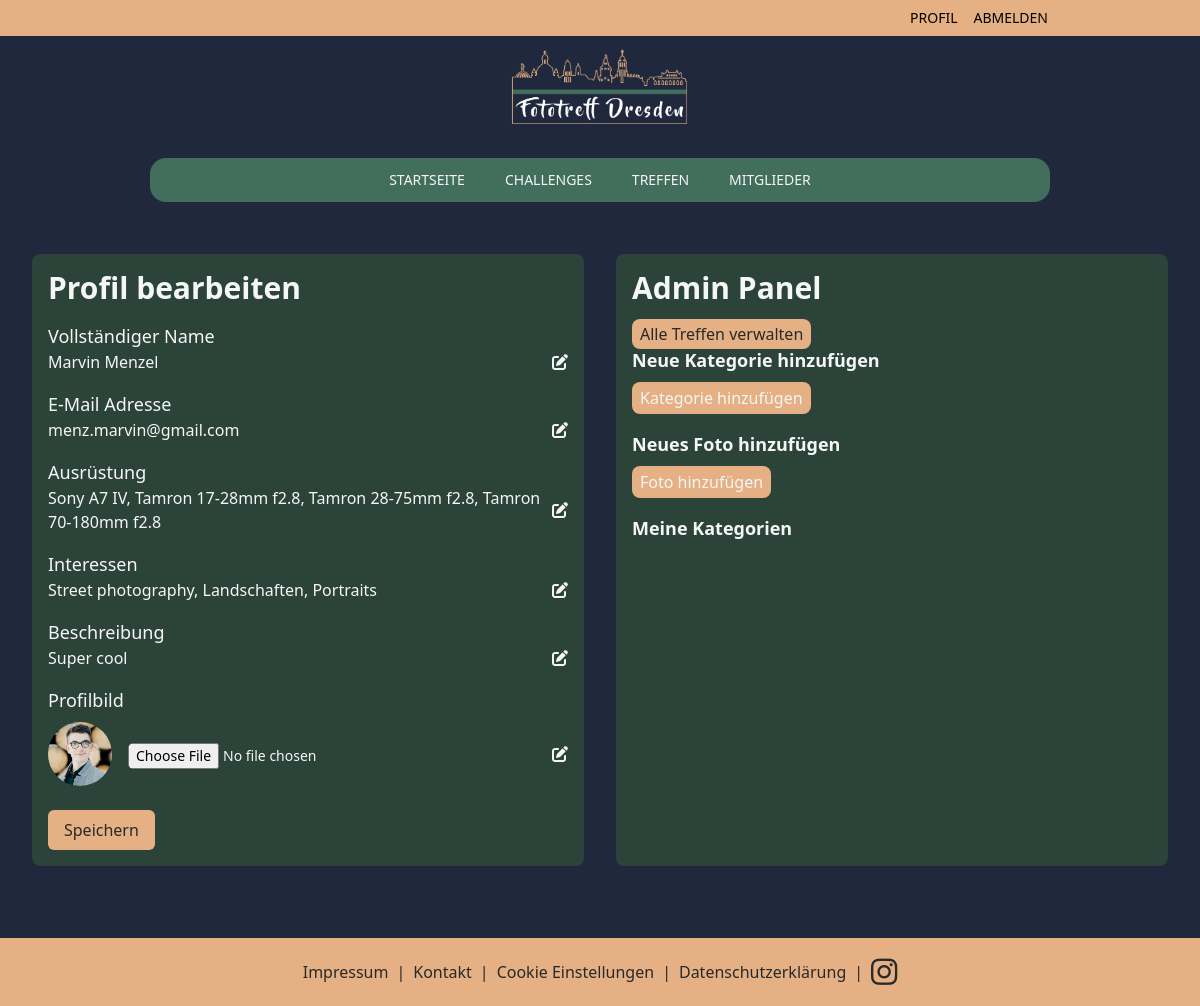
Page /profile/ (signed in) on the earlier database version.
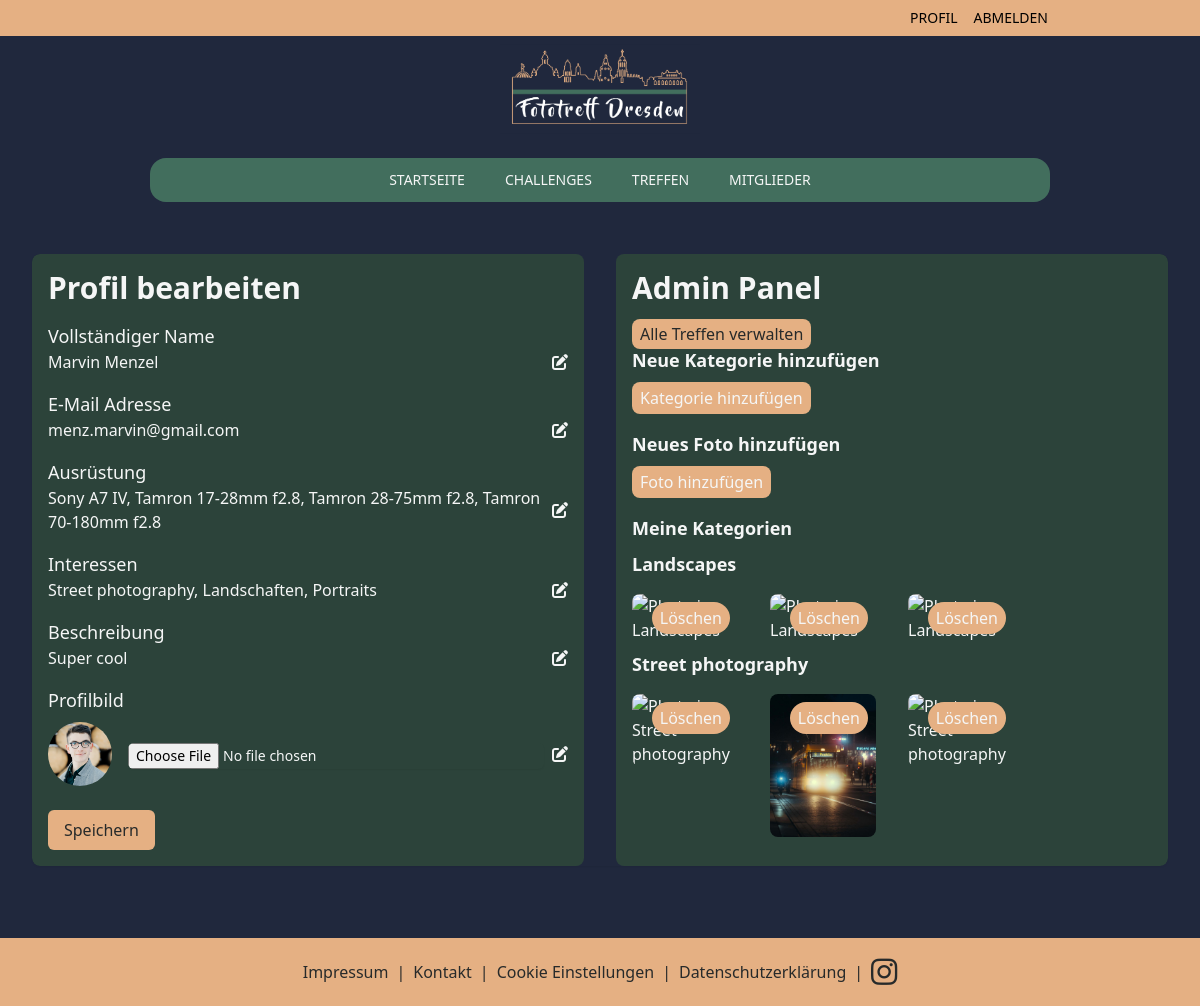
Same page on the later database version.
### members/models.py (models this page shows, shortened)
class CustomUser(AbstractUser):
    email = models.EmailField(unique=True)
    full_name = models.CharField(max_length=100)
    equipment = models.TextField()
    interests = models.TextField()
    description = models.TextField()
    picture = models.ImageField(upload_to='profiles/', blank=True, null=True)

class PhotoCategory(models.Model):
    user = models.ForeignKey(CustomUser, related_name='categories', on_delete=models.CASCADE)
    name = models.CharField(max_length=100)

class UserPhoto(models.Model):
    user = models.ForeignKey(CustomUser, related_name='photos', on_delete=models.CASCADE)
    category = models.ForeignKey(PhotoCategory, related_name='photos', on_delete=models.CASCADE)
    image = models.ImageField(upload_to='user_photos/')
    description = models.TextField(blank=True, null=True)

### members/views.py (the view)
# urls.py: path('profile/', profile_edit, name='profile_edit'),
@login_required
def profile_edit(request):
    user = request.user  # Get the authenticated user
    if request.method == 'POST':
        form = ProfileForm(request.POST, request.FILES, instance=user)
        if form.is_valid():
            form.save()
            return redirect('members:profile_edit')
    else:
        form = ProfileForm(instance=user)
    return render(request, 'members/profile_edit.html', {'form': form, 'user': user})

### members/forms.py
class ProfileForm(forms.ModelForm):
    class Meta:
        model = CustomUser
        fields = ['full_name', 'equipment', 'interests', 'description', 'picture']

### members/templates/members/profile_edit.html (shortened to what this page needs)
{% extends 'main/base.html' %}
{% load static %}
{% block content %}
<div class="mt-12 mb-8 rounded-lg max-w-4xl mx-auto py-6 sm:px-6 lg:px-8">
    <div class="overflow-hidden shadow-sm sm:rounded-lg">
        <div class="grid grid-cols-1 lg:grid-cols-2 gap-8">
            <div class="bg-fgreen-800 rounded-lg p-4">
                <h1 class="text-3xl font-bold mb-4">Profil bearbeiten</h1>
                <form method="post" enctype="multipart/form-data">
                    <div class="mb-4">
                        <label for="id_full_name" class="block text-lg font-medium text-gray-50">Vollständiger Name</label>
                        <div class="flex items-center">
                            <div class="flex-grow">
                                <p class="text-white">{{ user.full_name }}</p>
                            </div>
                            <a href="#" class="ml-2 text-gray-400 hover:text-gray-600 edit-icon"><i class="fas fa-edit"></i></a>
                        </div>
                    </div>
                    <div class="mb-4">
                        <label for="id_email" class="block text-lg font-medium text-gray-50">E-Mail Adresse</label>
                        <div class="flex items-center">
                            <div class="flex-grow">
                                <p class="text-white">{{ user.email }}</p>
                            </div>
                            <a href="#" class="ml-2 text-gray-400 hover:text-gray-600 edit-icon"><i class="fas fa-edit"></i></a>
                        </div>
                    </div>
                    <div class="mb-4">
                        <label for="id_equipment" class="block text-lg font-medium text-gray-50">Ausrüstung</label>
                        <div class="flex items-center">
                            <div class="flex-grow">
                                <p class="text-white">{{ user.equipment }}</p>
                            </div>
                            <a href="#" class="ml-2 text-gray-400 hover:text-gray-600 edit-icon"><i class="fas fa-edit"></i></a>
                        </div>
                    </div>
                    <div class="mb-4">
                        <label for="id_interests" class="block text-lg font-medium text-gray-50">Interessen</label>
                        <div class="flex items-center">
                            <div class="flex-grow">
                                <p class="text-white">{{ user.interests }}</p>
                            </div>
                            <a href="#" class="ml-2 text-gray-400 hover:text-gray-600 edit-icon"><i class="fas fa-edit"></i></a>
                        </div>
                    </div>
                    <div class="mb-4">
                        <label for="id_description" class="block text-lg font-medium text-gray-50">Beschreibung</label>
                        <div class="flex items-center">
                            <div class="flex-grow">
                                <p class="text-white">{{ user.description }}</p>
                            </div>
                            <a href="#" class="ml-2 text-gray-400 hover:text-gray-600 edit-icon"><i class="fas fa-edit"></i></a>
                        </div>
                    </div>
                    <div class="mb-4">
                        <label for="id_picture" class="mb-2 block text-lg font-medium text-gray-50">Profilbild</label>
                        <div class="flex items-center">
                            {% if user.picture %}
                                <img src="{{ user.picture.url }}" alt="Profilbild" class="w-16 h-16 rounded-full mr-4">
                            {% else %}
                                <div class="w-16 h-16 rounded-full bg-gray-300 mr-4"></div>
                            {% endif %}
                            <input type="file" name="picture" id="id_picture" accept="image/*" class="mt-1 block w-full shadow-sm sm:text-sm focus:ring-indigo-500 focus:border-indigo-500 border-gray-300 rounded-md">
                            <a href="#" class="ml-2 text-gray-400 hover:text-gray-600 edit-icon"><i class="fas fa-edit"></i></a>
                        </div>
                    </div>
                    <div class="mt-6 text-fgray-900">
                        <button type="submit" class="bg-forange-300 gray-800 text-fgray-950 px-4 py-2 rounded-md hover:bg-gray-700">Speichern</button>
                    </div>
                </form>
            </div>
            <div class="bg-fgreen-800 p-4 rounded-lg">
                {% if user.is_staff %}
                    <h2 class="text-3xl font-bold mb-4 text-white">Admin Panel</h2>
                    <ul class="text-fgray-950">
                        <li><a href="{% url 'meetup_list_private' %}" class="bg-forange-300 py-1 px-2 rounded-lg hover:text-fgray-950">Alle Treffen verwalten</a></li>
                    </ul>
                {% endif %}
                {% if user.is_authenticated %}
                    <h2 class="text-lg font-bold mb-2">Neue Kategorie hinzufügen</h2>
                    <form method="post" action="{% url 'members:add_category' %}">
                        <button type="submit" class="text-fgray-50 bg-forange-300 py-1 px-2 rounded-lg">Kategorie hinzufügen</button>
                    </form>
                    <h2 class="text-lg font-bold mb-2 mt-4">Neues Foto hinzufügen</h2>
                    <form method="post" action="{% url 'members:add_photo' %}" enctype="multipart/form-data" class="text-fgray-950">
                        <button type="submit" class="text-fgray-50 bg-forange-300 py-1 px-2 rounded-lg">Foto hinzufügen</button>
                    </form>
                    <h2 class="text-lg font-bold mb-2 mt-4">Meine Kategorien</h2>
                    {% for category in user.categories.all %}
                        <h3 class="text-lg font-bold mt-2">{{ category.name }}</h3>
                        <div class="mt-4 columns-1 gap-5 sm:columns-2 sm:gap-8 md:columns-3 lg:columns-4 [&>img:not(:first-child)]:mt-8">
                            {% for photo in category.photos.all %}
                                <div class="first:mt-0 relative mt-4">
                                    <img src="{{ photo.image.url }}" alt="Photo in {{ category.name }}" class="rounded-lg">
                                    <form method="post" action="{% url 'members:delete_photo' photo.id %}">
                                        <button type="submit" class="py-1 px-2 bg-forange-300 absolute top-2 right-2 bg-red-500 text-white rounded-full p-1">Löschen</button>
                                    </form>
                                </div>
                            {% endfor %}
                        </div>
                    {% endfor %}
                {% endif %}
            </div>
        </div>
    </div>
</div>
{% endblock %}

### main/templates/main/base.html (shortened to what this page needs)
<!DOCTYPE html>
<html lang="de">
<head>
    {% load static %}
    <link href="{% static 'css/output.css' %}" rel="stylesheet">
</head>
<body class="bg-fblue-950 flex flex-col min-h-screen">
    <header class="header z-10">
        <nav class="text-black">
            <div class="md:bg-forange-300 py-4 md:py-2 pl-6 pr-2 md:px-6 bg-fblue-950">
                <div class="container hidden justify-end space-x-4 md:block">
                    <div class="flex justify-end space-x-4">
                        {% if user.is_authenticated %}
                            <a href="{% url 'members:profile_edit' %}" class="font-medium text-sm uppercase">Profil</a>
                            <a href="{% url 'members:logout' %}" class="font-medium text-sm uppercase">Abmelden</a>
                        {% endif %}
                    </div>
                </div>
            </div>
            <div class="bg-fblue-950 mx-auto w-full pb-12 hidden md:block">
                <div>
                    <a href="{% url 'index' %}" class="flex items-center justify-center">
                        <img src="/static/images/logo.png" class="w-1/6 h-auto mt-2">
                    </a>
                </div>
            </div>
            <div class="relative -mt-6 hidden md:block mx-auto md:max-w-3/5 lg:max-w-3/4 bg-fgreen-600 rounded-2xl py-1">
                <div class="flex items-baseline justify-center space-x-4 uppercase">
                    <a href="{% url 'index' %}" class="text-fgray-50 hover:bg-fgreen-500 hover:text-white px-3 py-2 rounded-md text-sm font-normal">Startseite</a>
                    <div class="relative group">
                        <a href="#" class="text-fgray-50 hover:bg-fgreen-500 hover:text-white px-3 py-2 rounded-md text-sm font-normal">Challenges</a>
                    </div>
                    <a href="{% url 'meetup_list' %}" class="text-fgray-50 hover:bg-fgreen-500 hover:text-white px-3 py-2 rounded-md text-sm font-normal">Treffen</a>
                    <a href="{% url 'members:member_list' %}" class="text-fgray-50 hover:bg-fgreen-500 hover:text-white px-3 py-2 rounded-md text-sm font-normal">Mitglieder</a>
                </div>
            </div>
        </nav>
    </header>
    <main class="text-fgray-50 mx-auto -mt-5 flex-grow">
        {% block content %}
        {% endblock %}
    </main>
    <footer class="bg-forange-300 text-fgray-950 mt-4">
        <div class="container mx-auto p-4 flex justify-center items-center space-x-36">
            <div>
                <ul class="space-x-2 flex flex-wrap justify-center items-center">
                    <li><a href="#" class="hover:text-white">Impressum</a></li>
                    <li><span class="text-fgray-950">|</span></li>
                    <li><a href="#" class="hover:text-white">Kontakt</a></li>
                    <li><span class="text-fgray-950">|</span></li>
                    <li><a href="#" class="hover:text-white">Cookie Einstellungen</a></li>
                    <li><span class="text-fgray-950">|</span></li>
                    <li><a href="#" class="hover:text-white">Datenschutzerklärung</a></li>
                    <li><span class="text-fgray-950">|</span></li>
                    <li><a href="https://www.instagram.com/fototreff_dresden/" class="hover:text-white text-3xl">
                            <i class="fab fa-instagram"></i>
                        </a>
                    </li>
                </ul>
            </div>
        </div>
    </footer>
</body>
</html>

Differences in the rows shown:
added PhotoCategory: name "Landscapes"
added PhotoCategory: name "Street photography"
added UserPhoto: image (picture), shown under "Street photography"
